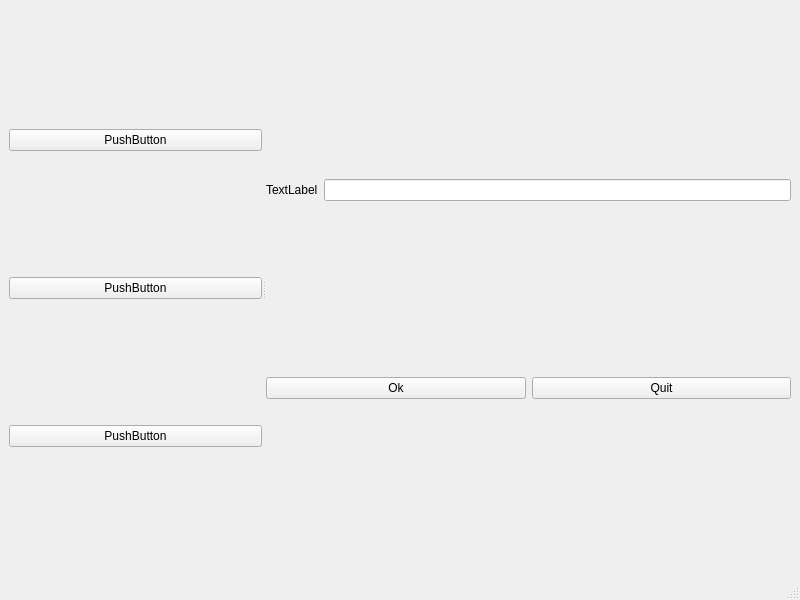
<?xml version="1.0" encoding="UTF-8"?>
<ui version="4.0">
 <class>MainWindow</class>
 <widget class="QMainWindow" name="MainWindow">
  <property name="geometry">
   <rect>
    <x>0</x>
    <y>0</y>
    <width>800</width>
    <height>600</height>
   </rect>
  </property>
  <property name="windowTitle">
   <string>MainWindow</string>
  </property>
  <widget class="QWidget" name="centralwidget">
   <layout class="QHBoxLayout" name="horizontalLayout_3">
    <item>
     <widget class="QSplitter" name="splitter">
      <property name="orientation">
       <enum>Qt::Horizontal</enum>
      </property>
      <widget class="QWidget" name="">
       <layout class="QVBoxLayout" name="verticalLayout_2">
        <item>
         <widget class="QPushButton" name="pushButton_3">
          <property name="text">
           <string>PushButton</string>
          </property>
         </widget>
        </item>
        <item>
         <widget class="QPushButton" name="pushButton_4">
          <property name="text">
           <string>PushButton</string>
          </property>
         </widget>
        </item>
        <item>
         <widget class="QPushButton" name="pushButton_5">
          <property name="text">
           <string>PushButton</string>
          </property>
         </widget>
        </item>
       </layout>
      </widget>
      <widget class="QWidget" name="">
       <layout class="QVBoxLayout" name="verticalLayout">
        <item>
         <layout class="QHBoxLayout" name="horizontalLayout">
          <item>
           <widget class="QLabel" name="label">
            <property name="text">
             <string>TextLabel</string>
            </property>
           </widget>
          </item>
          <item>
           <widget class="QLineEdit" name="lineEdit"/>
          </item>
         </layout>
        </item>
        <item>
         <layout class="QHBoxLayout" name="horizontalLayout_2">
          <item>
           <widget class="QPushButton" name="pushButton">
            <property name="text">
             <string>Ok</string>
            </property>
           </widget>
          </item>
          <item>
           <widget class="QPushButton" name="pushButton_2">
            <property name="text">
             <string>Quit</string>
            </property>
           </widget>
          </item>
         </layout>
        </item>
       </layout>
      </widget>
     </widget>
    </item>
   </layout>
  </widget>
  <widget class="QMenuBar" name="menubar">
   <property name="geometry">
    <rect>
     <x>0</x>
     <y>0</y>
     <width>800</width>
     <height>22</height>
    </rect>
   </property>
  </widget>
  <widget class="QStatusBar" name="statusbar"/>
 </widget>
 <resources/>
 <connections/>
</ui>
